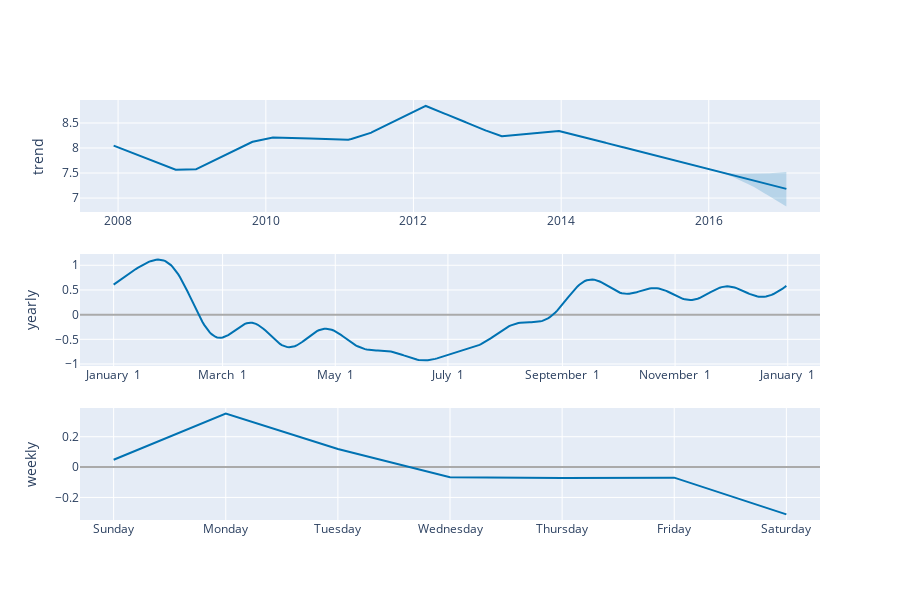

Write notebook code for a chart like this one.
### Code cell
plot_components_plotly(model, forecast)

### Figure 1 — Plotly figure (JSON) as saved in the notebook; plotly's stock layout.template omitted (floating-point values rounded to 4 significant figures; data arrays with more than 128 entries replaced by an {"elided": "..."} marker saying what was removed)
{"data": [{"line": {"color": "#0072B2", "width": 2}, "mode": "lines", "name": "trend", "type": "scatter", "x": {"elided": "3270 str values"}, "xaxis": "x", "y": {"elided": "3270 float values"}, "yaxis": "y"}, {"line": {"color": "rgba(0, 114, 178, 0.2)", "width": 0}, "mode": "lines", "name": "trend_upper", "type": "scatter", "x": {"elided": "3270 str values"}, "xaxis": "x", "y": {"elided": "3270 float values"}, "yaxis": "y"}, {"fill": "tonexty", "fillcolor": "rgba(0, 114, 178, 0.2)", "line": {"color": "rgba(0, 114, 178, 0.2)", "width": 0}, "mode": "lines", "name": "trend_lower", "type": "scatter", "x": {"elided": "3270 str values"}, "xaxis": "x", "y": {"elided": "3270 float values"}, "yaxis": "y"}, {"line": {"color": "#0072B2", "width": 2}, "mode": "lines", "name": "yearly", "type": "scatter", "x": {"elided": "365 str values"}, "xaxis": "x2", "y": {"elided": "365 float values"}, "yaxis": "y2"}, {"line": {"color": "#0072B2", "width": 2}, "mode": "lines", "name": "weekly", "type": "scatter", "x": ["2017-01-01T00:00:00", "2017-01-02T00:00:00", "2017-01-03T00:00:00", "2017-01-04T00:00:00", "2017-01-05T00:00:00", "2017-01-06T00:00:00", "2017-01-07T00:00:00"], "xaxis": "x3", "y": [0.04827, 0.3523, 0.1196, -0.06668, -0.07223, -0.06957, -0.3117], "yaxis": "y3"}], "layout": {"height": 600, "showlegend": false, "width": 900, "xaxis": {"anchor": "y", "domain": [0, 1], "range": ["2007-06-26T14:24:00", "2017-07-04T09:36:00"], "type": "date"}, "xaxis2": {"anchor": "y2", "domain": [0, 1], "range": ["2016-12-13T18:54:02.958904115", "2018-01-18T11:04:57.863013581"], "tickformat": "%B %e", "type": "date"}, "xaxis3": {"anchor": "y3", "domain": [0, 1], "range": ["2016-12-31T16:48:00", "2017-01-07T07:12:00"], "tickformat": "%A", "type": "date"}, "yaxis": {"anchor": "x", "domain": [0.7333, 1], "rangemode": "normal", "title": {"text": "trend"}, "zerolinecolor": "#AAA"}, "yaxis2": {"anchor": "x2", "domain": [0.3667, 0.6333], "title": {"text": "yearly"}, "zerolinecolor": "#AAA"}, "yaxis3": {"anchor": "x3", "domain": [0, 0.2667], "title": {"text": "weekly"}, "zerolinecolor": "#AAA"}}}
